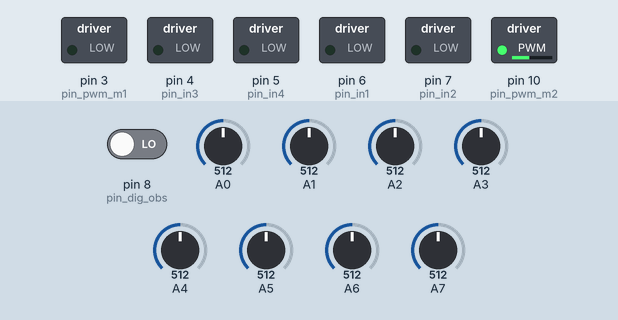
Simulated run of this sketch. Board: Arduino Mega 2560, built with avr-gcc and run on an emulated ATmega2560. Shown: switched loads named in the sketch (green lamp = pin HIGH). The inputs (shaded band) are chosen by the test bench; at power-on: A0 = 512, A4 = 512, A3 = 512, pin 8 (pin_dig_obs) LOW, A1 = 512, A2 = 512, A5 = 512, A6 = 512, A7 = 512.

Above: at 1.2 s.
1.3 s: A0 set to 716
2.8 s: A4 set to 306
4.3 s: A4 set to 100
5.8 s: A3 set to 992
Timing chart, 0 to 8.3 s (numbered marks = the images above; inputs shaded):
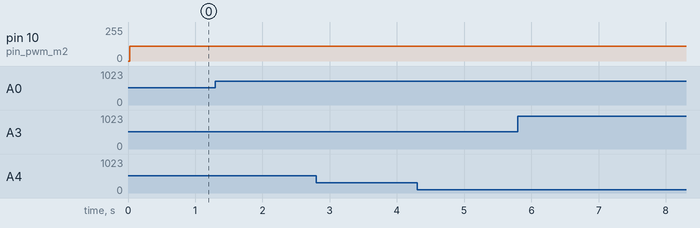

The sketch:

velocista.ino
```cpp
#include "nucleo.h"
/* Sensores de Reflectancia */
#include <QTRSensors.h>

/* velociddes*/
#define vel_base 85
#define vel_min 0
#define vel_max 110
#define vel_fre 30
#define tim_fre 1

/* PID */
#define Kp 0.1
#define Ki 0
#define Kd 6
#define centro 1000

using namespace robot;
nucleo velocista(vel_base,vel_min,vel_max,vel_fre,tim_fre,Kp,Kd,Ki,centro);

void setup(){
  velocista.inicializar();
}
void loop(){
  velocista.run();
}
```

nucleo.cpp
```cpp
#include "nucleo.h"

robot::nucleo::nucleo(int v_base,int v_min,int v_max,int v_fre,int t_fre,float k_p,float k_d,float k_i,int cen){
  this->vel_base = v_base;
  this->vel_min  = v_min;
  this->vel_max  = v_max;
  this->vel_fre  = v_fre;
  this->tim_fre  = t_fre;
  this->k_pro    = k_p;
  this->k_der    = k_d;
  this->k_int    = k_i;
  this->centro   = cen;


}
void robot::nucleo::inicializar(){
  pinMode(pin_dig_obs, INPUT);
  //-----------------------
  pinMode(pin_in1,OUTPUT);
  pinMode(pin_in2,OUTPUT);
  pinMode(pin_in3,OUTPUT);
  pinMode(pin_in4,OUTPUT);
  //------------------------
  pinMode(pin_pwm_m1,OUTPUT);
  pinMode(pin_pwm_m2,OUTPUT);
  //------------------------
  this->error    = 0;
  this->err_ant  = 0;
  this->vel_mot1 = 0;
  this->vel_mot2 = 0;
  this->calibrar_sensores();
  Serial.begin(baudios);
}
void robot::nucleo::run(){
  if (this->encontro_obstaculo()) {
    this->evadir_obstaculo();
  }else {
    this->obtener_posicion_linea();
    this->automatizar_velocidades();
    //this.corregir_velocidades(); /* encoders */
    this->actualizar_velocidades();
  }

};
void robot::nucleo::calibrar_sensores(){
  qtra.calibrate();
}
void robot::nucleo::obtener_posicion_linea(){
  unsigned int position = qtra.readLine(valores_sensor);
  pos_linea = position;
}
void robot::nucleo::automatizar_velocidades(){
    int vel_motor = 0;
    error     = pos_linea - centro;
    vel_motor = k_pro * error + k_der * (error - err_ant);
    err_ant   = error;
    vel_mot2  = vel_base + vel_motor;
    vel_mot1  = vel_base - vel_motor;
}
void robot::nucleo::corregir_velocidades(){
  /* En este metodo se utilizara la informacion que dan los encoders
    y se corregira la velocidad real de los motores.
  */
}
void robot::nucleo::actualizar_velocidades(){
  /* Limite de velocidad maxima */
  if (vel_mot1 > vel_max) {
    vel_mot1 = vel_max;
  }
  if (vel_mot2 > vel_max) {
    vel_mot2 = vel_max;
  }
  /* Limite de velocidad minima */
  if (vel_mot1 < vel_min) {
    vel_mot1 = vel_min;
  }
  if (vel_mot2 < vel_min) {
    vel_mot2 = vel_min;
  }
  /* Velocidad actualizada en pwm */
  analogWrite(pin_pwm_m1,vel_mot1);
  analogWrite(pin_pwm_m2,vel_mot2);
}
int robot::nucleo::encontro_obstaculo(){
  int Obstaculo = 0;
  Obstaculo = digitalRead(pin_dig_obs);
  return Obstaculo;
}
void robot::nucleo::evadir_obstaculo(){


}
```

nucleo.h
```cpp
#include <Arduino.h>
/**
  *@file nucleo.h
  *@brief Libreria para el control de un velocista
  *@author Gerardo Sánchez
*/
#ifndef ROBOT_NUCLEO_H_
#define ROBOT_NUCLEO_H_

/* Motor1 */
//pwm
#define pin_pwm_m1 3
//input1
#define pin_in1 6
//input2
#define pin_in2 7
/* Motor2 */
//
#define pin_pwm_m2 10
//inpu3
#define pin_in3 4
//inpu4
#define pin_in4 5
/* Obstaculo */
#define pin_dig_obs 8

/* Frecuencia de comunicacion serial */
#define baudios 9600

#define num_sensores 8
#define muestras_sensor 4
QTRSensorsAnalog qtra((unsigned char[]){0,1,2,3,4,5,6,7},num_sensores,muestras_sensor);
unsigned valores_sensor[num_sensores];

namespace robot{
  class nucleo{
            private:
              /* Configuracion */
              int vel_min;
              int vel_max;
              int vel_base;
              int vel_fre;
              int tim_fre;
              float k_pro;
              float k_der;
              float k_int;
              int centro;
              /* Dinamicas */
              int vel_mot1;
              int vel_mot2;
              int pos_linea;
              int error;
              int err_ant;

            public:
              nucleo(int v_base,int v_min,int v_max,int v_fre,int t_fre,float k_p,float k_d,float k_i,int cen);
              void inicializar();
              void calibrar_sensores();
              void obtener_posicion_linea();
              void automatizar_velocidades();
              void corregir_velocidades();
              void actualizar_velocidades();
              int  encontro_obstaculo();
              void evadir_obstaculo();
              void run();
  };
};
#endif
```
